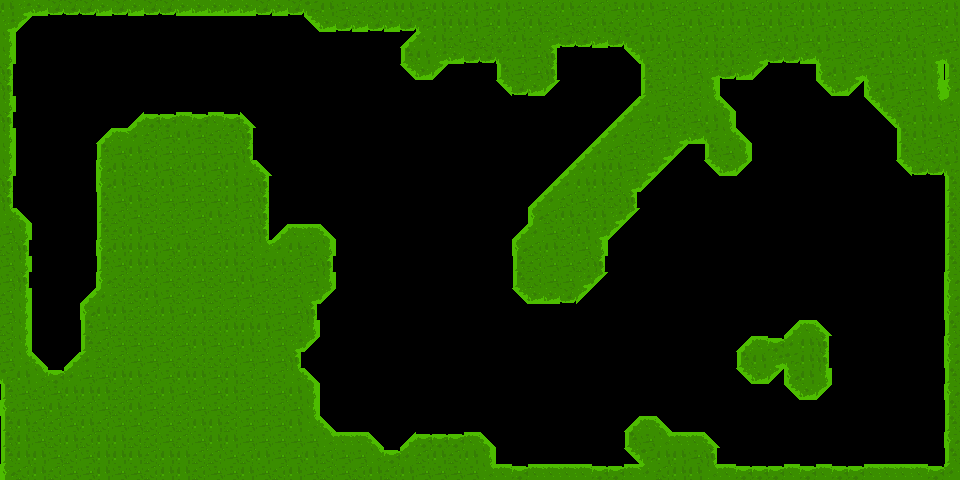

Below is a game level as drawn by its tile map, then a one-line description and the .tmx file that defines it, in full:
An orthogonal 60x30 tile map with 16x16 px tiles, 1 tile layer (terrain) and 2 objects (finish-line, ball-spawn).

<map version="1.10" tiledversion="1.12.2" orientation="orthogonal" renderorder="right-down" width="60" height="30" tilewidth="16" tileheight="16" infinite="0" nextlayerid="3" nextobjectid="6">
 <properties>
  <property name="boost_line-capacity" type="float" value="20000" />
  <property name="cannon-count" type="int" value="3" />
  <property name="line-capacity" type="float" value="20000" />
 </properties>
 <tileset firstgid="1" source="tileset.tsx" />
 <layer id="1" name="terrain" width="60" height="30">
  <data encoding="csv">
54,7,8,26,26,26,8,26,8,26,26,8,8,8,8,8,26,8,26,9,54,53,15,15,54,54,53,54,15,54,53,54,53,15,15,54,15,15,53,54,54,53,15,53,15,54,53,15,54,15,54,54,53,53,53,53,53,53,15,54,
7,91,19,19,19,19,19,19,19,19,19,19,19,19,19,19,19,19,19,90,8,26,8,26,8,26,9,54,54,54,53,54,15,54,15,53,15,54,15,15,53,15,53,54,53,54,54,53,54,53,54,53,54,15,15,15,15,53,53,54,
18,19,19,19,19,19,19,19,19,19,19,19,19,19,19,19,19,19,19,19,19,19,19,19,19,79,31,54,15,53,15,15,54,15,7,26,26,8,26,9,54,54,53,15,54,15,15,53,53,54,53,54,53,53,15,53,54,15,53,53,
18,19,19,19,19,19,19,19,19,19,19,19,19,19,19,19,19,19,19,19,19,19,19,19,19,14,54,7,8,26,26,9,53,53,16,19,19,19,19,90,9,15,54,15,54,54,15,7,26,26,8,9,53,15,53,54,15,54,7,9,
16,19,19,19,19,19,19,19,19,19,19,19,19,19,19,19,19,19,19,19,19,19,19,19,19,90,8,91,19,19,19,14,53,53,16,19,19,19,19,0,14,15,54,53,7,26,8,91,0,0,0,20,54,7,9,53,53,54,18,14,
16,19,19,19,19,19,19,19,19,19,19,19,19,19,19,19,19,19,19,19,19,19,19,19,19,19,19,19,19,19,19,90,26,8,91,19,19,19,19,0,14,53,15,15,18,0,0,0,0,0,0,90,8,91,20,54,53,53,18,20,
18,19,19,19,19,19,19,19,19,19,19,19,19,19,19,19,19,19,19,19,19,19,19,19,19,19,19,19,19,19,19,19,19,19,19,19,19,19,19,79,31,53,15,15,29,80,0,0,0,0,0,0,0,0,90,9,15,53,29,31,
16,19,19,19,19,19,19,19,79,4,4,30,4,30,4,80,19,19,19,19,19,19,19,19,19,19,19,19,19,19,19,19,19,19,19,19,19,19,79,31,53,54,15,53,54,18,0,0,0,0,0,0,0,0,0,90,9,54,54,53,
18,19,19,19,19,19,79,30,31,15,53,54,53,15,15,16,19,19,19,19,19,19,19,19,19,19,19,19,19,19,19,19,19,19,19,19,19,79,31,15,15,53,7,8,9,29,80,0,0,0,0,0,0,0,0,0,14,54,53,15,
18,19,19,19,19,19,14,53,54,15,53,53,53,53,53,16,19,19,19,19,19,19,19,19,19,19,19,19,19,19,19,19,19,19,19,19,79,31,15,53,15,7,91,0,14,53,18,0,0,0,0,0,0,0,0,0,14,53,15,54,
18,19,19,19,19,19,20,54,15,54,53,15,54,53,54,29,80,19,19,19,19,19,19,19,19,19,19,19,19,19,19,19,19,19,19,79,31,54,54,53,7,91,0,0,90,8,91,0,0,0,0,0,0,0,0,0,90,26,26,9,
16,19,19,19,19,19,20,54,53,15,54,53,53,15,54,53,16,19,19,19,19,19,19,19,19,19,19,19,19,19,19,19,19,19,79,31,54,54,15,7,91,0,0,0,0,0,0,0,0,0,0,0,0,0,0,0,0,0,0,14,
16,19,19,19,19,19,14,53,54,15,53,53,53,53,54,53,16,19,19,19,19,19,19,19,19,19,19,19,19,19,19,19,19,79,31,15,53,15,15,16,0,0,0,0,0,0,0,0,0,0,0,0,0,0,0,0,0,0,0,14,
29,80,19,19,19,19,14,15,53,15,15,15,53,54,15,53,16,19,19,19,19,19,19,19,19,19,19,19,19,19,19,19,19,20,15,54,15,54,7,91,0,0,0,0,0,0,0,0,0,0,0,0,0,0,0,0,0,0,0,14,
53,18,19,19,19,19,14,15,54,53,15,53,15,53,15,54,16,79,30,30,80,19,19,19,19,19,19,19,19,19,19,19,79,31,53,15,54,7,91,0,0,0,0,0,0,0,0,0,0,0,0,0,0,0,0,0,0,0,0,14,
15,16,19,19,19,19,20,54,54,54,53,54,15,15,54,15,29,31,54,15,18,19,19,19,19,19,19,19,19,19,19,19,20,15,54,15,53,18,19,0,0,0,0,0,0,0,0,0,0,0,0,0,0,0,0,0,0,0,0,14,
53,18,19,19,19,19,14,53,54,54,15,15,54,15,54,15,53,54,15,53,16,19,19,19,19,19,19,19,19,19,19,19,14,15,53,53,15,16,19,0,0,0,0,0,0,0,0,0,0,0,0,0,0,0,0,0,0,0,0,14,
53,16,19,19,19,19,20,15,15,15,53,15,53,15,53,54,53,15,15,53,18,19,19,19,19,19,19,19,19,19,19,19,14,15,53,53,7,91,19,0,0,0,0,0,0,0,0,0,0,0,0,0,0,0,0,0,0,0,0,20,
15,18,19,19,19,79,31,15,15,54,53,15,53,15,53,53,15,15,53,7,91,19,19,19,19,19,19,19,19,19,19,19,90,8,8,26,91,19,19,0,0,0,0,0,0,0,0,0,0,0,0,0,0,0,0,0,0,0,0,20,
53,18,19,19,19,20,54,54,15,15,54,53,54,15,15,15,53,53,53,16,19,19,19,19,19,19,19,19,19,19,19,19,19,19,19,19,19,19,19,0,0,0,0,0,0,0,0,0,0,0,0,0,0,0,0,0,0,0,0,20,
15,18,19,19,19,14,53,15,15,15,15,15,15,15,54,54,54,53,15,18,19,19,19,19,19,19,19,19,19,19,19,19,19,19,19,19,19,19,19,0,0,0,0,0,0,0,0,0,0,79,30,80,0,0,0,0,0,0,0,14,
15,18,19,19,19,14,15,53,53,53,15,53,54,53,53,54,15,53,7,91,19,19,19,19,19,19,19,19,19,19,19,19,19,19,19,19,19,19,19,0,0,0,0,0,0,0,79,30,4,31,54,16,0,0,0,0,0,0,0,20,
53,29,80,19,79,31,15,15,53,53,53,15,15,15,15,53,53,53,16,19,19,19,19,19,19,19,19,19,19,19,19,19,19,19,19,19,19,19,19,0,0,0,0,0,0,0,14,54,7,9,54,16,0,0,0,0,0,0,0,20,
9,54,29,4,31,53,53,54,54,15,53,54,54,53,54,15,53,15,29,80,19,19,19,19,19,19,19,19,19,19,19,19,19,19,19,19,19,19,19,0,0,0,0,0,0,0,90,8,91,20,54,18,0,0,0,0,0,0,0,14,
14,53,15,53,54,54,54,15,15,53,54,53,15,53,54,15,53,53,54,18,19,19,19,19,19,19,19,19,19,19,19,19,19,19,19,19,19,19,19,0,0,0,0,0,0,0,0,0,0,90,8,91,0,0,0,0,0,0,0,20,
20,53,53,54,15,15,53,15,54,53,15,15,53,53,15,53,53,15,53,18,19,19,19,19,19,19,19,19,19,19,19,19,19,19,19,19,19,19,19,0,0,0,0,0,0,0,0,0,0,0,0,0,0,0,0,0,0,0,0,14,
14,54,15,15,53,54,15,53,53,15,53,15,54,54,15,53,53,53,54,29,80,19,19,19,19,19,19,19,19,19,19,19,19,19,19,19,19,19,19,79,30,80,0,0,0,0,0,0,0,0,0,0,0,0,0,0,0,0,0,14,
14,54,53,15,54,15,54,54,15,15,53,15,53,54,54,53,53,53,53,53,29,30,30,80,19,79,4,4,4,30,80,19,19,19,19,19,19,19,19,14,53,29,30,30,80,0,0,0,0,0,0,0,0,0,0,0,0,0,0,20,
14,54,54,53,15,53,54,54,54,15,54,54,15,15,53,15,54,53,53,54,15,53,53,29,4,31,15,54,15,54,18,19,19,19,19,19,19,19,19,90,9,54,54,53,16,0,0,0,0,0,0,0,0,0,0,0,0,0,0,14,
20,15,54,15,53,53,54,53,53,15,54,54,15,53,53,54,53,15,54,53,15,53,15,54,15,54,53,53,53,53,29,30,4,30,30,30,30,4,4,30,31,15,54,54,29,30,4,4,4,30,4,30,4,4,30,30,30,30,4,31
</data>
 </layer>
 <objectgroup id="2" name="game">
  <object id="2" name="finish-line" x="913.333" y="338.667">
   <polygon points="0,0 -1.33333,122.667 28,122.667 28,-2.66667" />
  </object>
  <object id="3" name="ball-spawn" x="37.3333" y="58.6667">
   <point />
  </object>
 </objectgroup>
</map>
